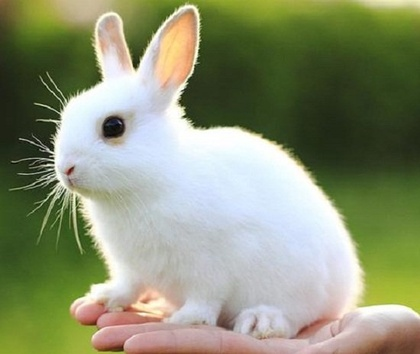
%> input picture 11.jpeg, 420 x 354 px, shrunk from 550 x 464 before the run
$ octave vani.m   (GNU Octave 9; MATLAB toolbox functions it lacks are replaced by stand-ins)
%> lines starting %> are read from the running program, lines starting %| are printed output that depends on the picture; in (x1, y1, x2, y2) boxes, pixels count from 0 and x2, y2 are one past the last pixel; in counts of white or black regions, pixels touching at a corner belong together; the program's own positions count from 1
### color2gris.m
function [gris] = color2gris(color)
color=double(color);
[f,c,capas]=size(color);
    if capas==3
            for i=1:f
                for j=1:c
                    R=color(i,j,1);
                    G=color(i,j,2);
                    B=color(i,j,3);
                    gris(i,j)=0.299*R+0.587*G+0.114*B;
                end
            end
    else
        disp('la imagen ya está en escala de grises');
        gris=color;
     end
end

### vani.m
nombre=input('Ingrese el nombre de la imagen: ','s');
%> the answer given: 11.jpeg
imagen=imread(nombre);
%> imagen is the input picture: size 354x420x3 uint8; mean R, G, B 139.4, 146.5, 116.6
T=input('T=');
%> the answer given: 3
gris=color2gris(imagen);
%> after the loop in color2gris, `for i=1:f`:
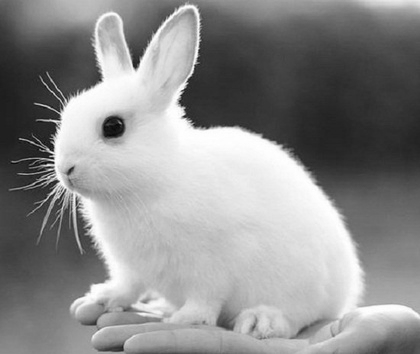
%> gris: size 354x420 double; min 7.08, max 255, mean 141
imshow(gris/255)

[a,b]=size(gris);
%> a = 354; b = 420
limite=floor(3/2);
start=ceil(3/2);
bordes=zeros(a-2*limite,b-2*limite);
mask=[-1 -1 -1;
      -1  8 -1;
      -1 -1 -1];


for i=start:a-start
        for j=start:b-start
            vecindad=mask.*gris(i-limite:i+limite,j-limite:j+limite);
            bordes(i-start+1,j-start+1)=floor(sum(vecindad(:)));
        end
end
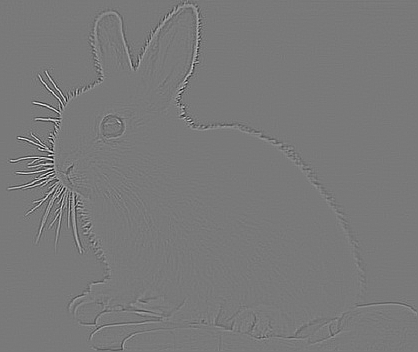
%> bordes: size 352x418 double; min -697, max 762, mean -0.5; drawn with min black and max white

nueva=zeros(size(bordes));
nueva(find(bordes>=T))=255;
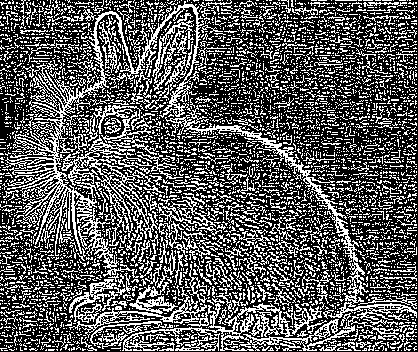
%> nueva: size 352x418 double; 35.5% white in thin lines or dots
figure
imshow(nueva/255)

$ run again, on 10.png
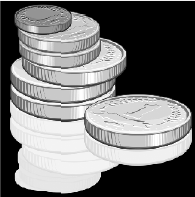
%> input picture 10.png, 195 x 197 px
%> imagen is the input picture: size 197x195x3 uint8; min 0, max 255, mean 117.8
%> after the loop `for i=start:a-start`:
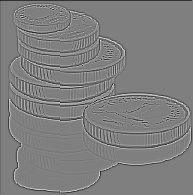
%> bordes: size 195x193 double; min -1190, max 1182, mean -4.7; drawn with min black and max white
%> `nueva(find(bordes>=T))=255;`:
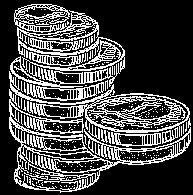
%> nueva: size 195x193 double; 27.7% white in thin lines or dots

$ run again, on 12.png
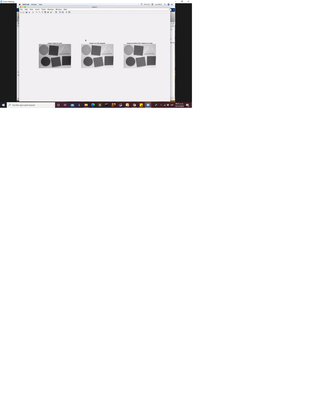
%> input picture 12.png, 317 x 420 px, shrunk from 2256 x 2992 before the run
%> imagen is the input picture: size 420x317x3 uint8; mean R, G, B 244.3, 244, 244.2
%> after the loop `for i=start:a-start`:
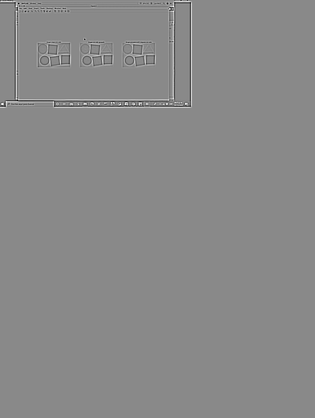
%> bordes: size 418x315 double; min -1085, max 929, mean -0.1; drawn with min black and max white
%> `nueva(find(bordes>=T))=255;`:
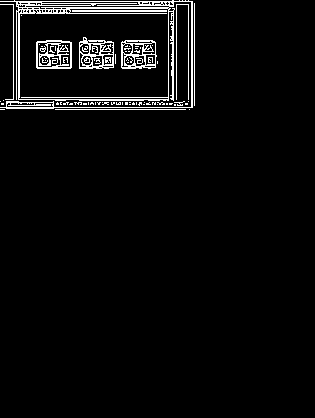
%> nueva: size 418x315 double; 4.1% white in thin lines or dots, all inside (x1, y1, x2, y2) = (0, 0, 195, 110)
